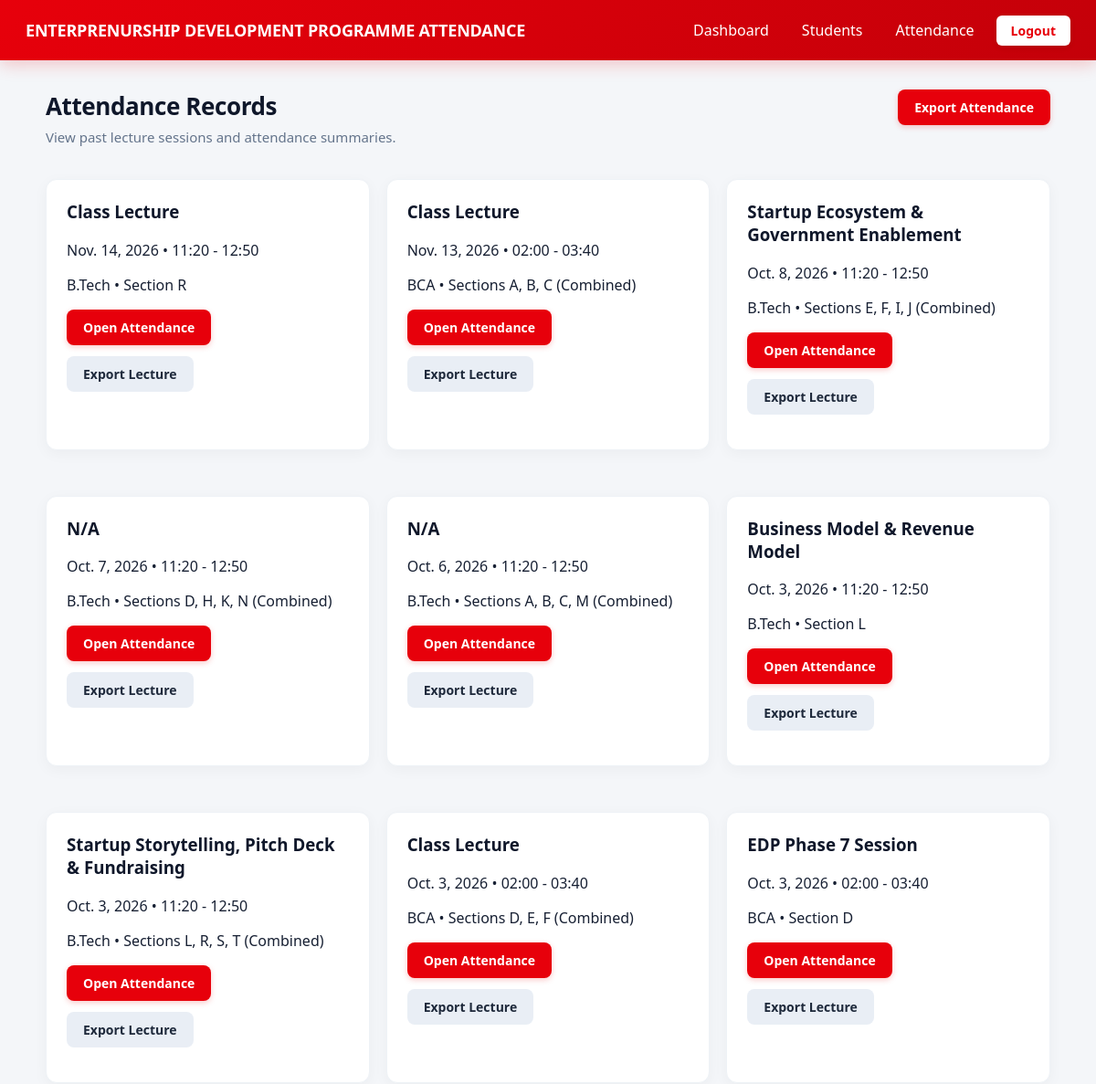
Before: /faculty/attendance/ (signed in, upper part) with the older database file.
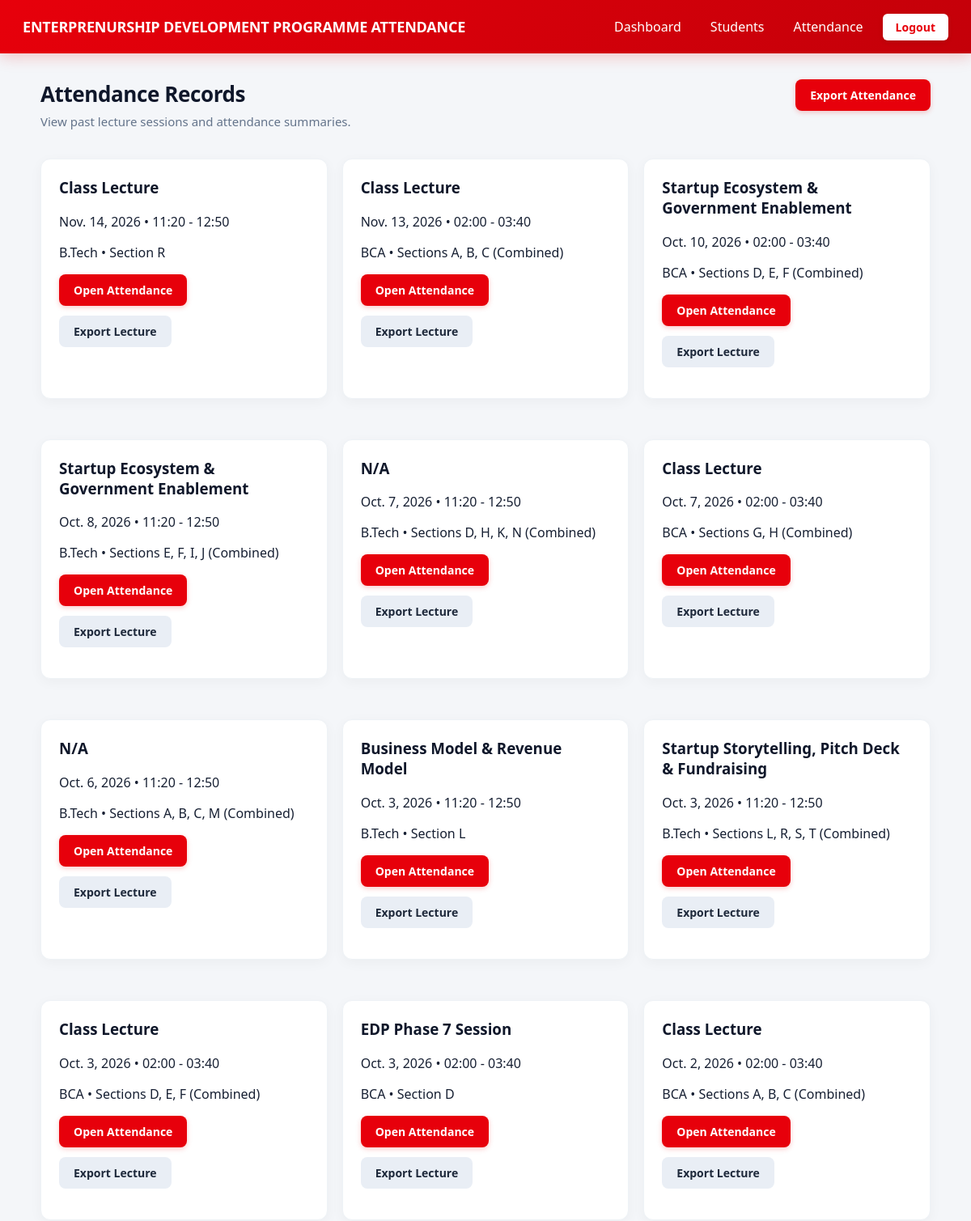
After: the same page with the newer database file.
### attendance/models.py (models this page shows, shortened)
class Lecture(models.Model):
    faculty = models.ForeignKey(FacultyProfile, on_delete=models.CASCADE, related_name="lectures")
    sections = models.ManyToManyField(Section, related_name="lectures")
    subject = models.CharField(max_length=120)
    lecture_date = models.DateField()
    start_time = models.TimeField()
    end_time = models.TimeField()
    class Meta:
        ordering = ["start_time"]
        constraints = [models.UniqueConstraint(fields=["faculty", "subject", "lecture_date", "start_time", "end_time"], name="unique_lecture")]
    @property
    def section(self):
        return self.sections.first()
    @property
    def is_combined(self):
        return self.sections.count() > 1
    @property
    def sections_names(self):
        return ", ".join(sorted(s.name for s in self.sections.all()))

class Section(models.Model):
    name = models.CharField(max_length=50)
    course = models.CharField(max_length=100)
    semester = models.PositiveSmallIntegerField(default=1)
    class Meta:
        constraints = [models.UniqueConstraint(fields=["name", "course", "semester"], name="unique_section")]

### attendance/views.py (the view)
    @login_required
    def _wrapped_view(request, *args, **kwargs):
        if not is_faculty(request.user):
            return redirect("dashboard")
        return view_func(request, *args, **kwargs)

### attendance/views.py (called while the page is built)
def is_faculty(u):
    return u.is_staff or hasattr(u, "facultyprofile")

def faculty_required(view_func):
    @login_required
    def _wrapped_view(request, *args, **kwargs):
        if not is_faculty(request.user):
            return redirect("dashboard")
        return view_func(request, *args, **kwargs)
    return _wrapped_view

@faculty_required
def attendance_overview(request):
    lectures = Lecture.objects.filter(faculty=request.user.facultyprofile).prefetch_related("sections").order_by("-lecture_date", "-start_time")
    return render(request, "faculty/attendance_overview.html", {"lectures": lectures})

### templates/faculty/attendance_overview.html
{% extends 'base.html' %}{% block content %}
<div class="head"><div><h2>Attendance Records</h2><p>View past lecture sessions and attendance summaries.</p></div><a class="btn" href="{% url 'attendance_export' %}">Export Attendance</a></div>
<div class="grid">{% for l in lectures %}<div class="panel"><h3>{{l.subject}}</h3><p>{{l.lecture_date}} • {{l.start_time|time:'H:i'}} - {{l.end_time|time:'H:i'}}</p><p>{{l.section.course}} • {% if l.is_combined %}Sections {{l.sections_names}} (Combined){% else %}Section {{l.section.name}}{% endif %}</p><div class="actions"><a class="btn" href="{% url 'attendance_page' l.id %}">Open Attendance</a><a class="btn secondary" href="{% url 'attendance_export' %}?lecture={{l.id}}">Export Lecture</a></div></div>{% empty %}<div class="panel">No lecture records found.</div>{% endfor %}</div>{% endblock %}

Changed rows visible on the page:
added Lecture: subject "Startup Ecosystem & Government Enablement", lecture_date "Oct. 10, 2026", start_time "02:00", end_time "03:40", section.course "BCA", sections_names "D, E, F"
added Lecture: subject "Class Lecture", lecture_date "Oct. 7, 2026", start_time "02:00", end_time "03:40", section.course "BCA", sections_names "G, H"
now on this page (row unchanged): Lecture: subject "Class Lecture", lecture_date "Oct. 2, 2026", start_time "02:00", end_time "03:40", section.course "BCA", sections_names "A, B, C"
